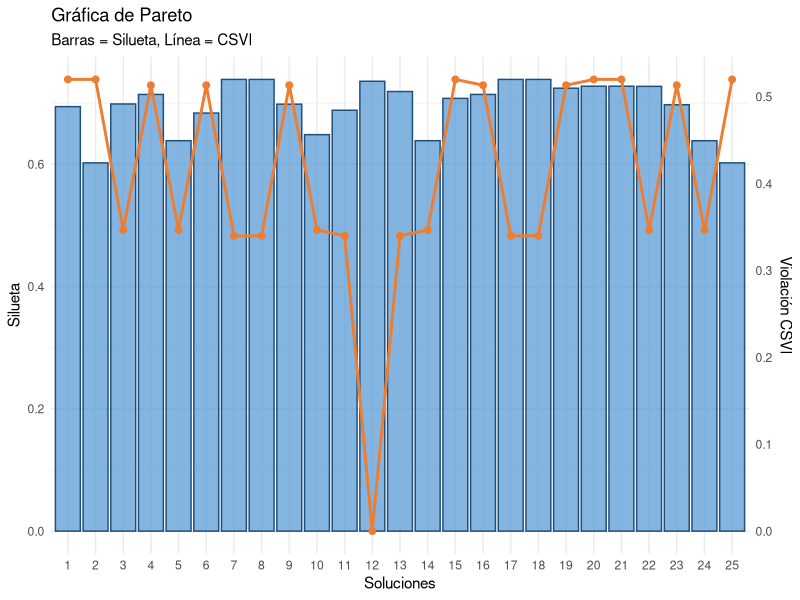

Write R code to recreate this figure.
###############################################
# LIBRERÍAS
###############################################

packages <- c("flexclust", "lpSolve", "mclust", "aricode", 
              "cluster", "proxy", "ggplot2", "readr", "dplyr")
installed <- rownames(installed.packages())
to_install <- setdiff(packages, installed)
if (length(to_install) > 0) install.packages(to_install)

library(lpSolve)
library(proxy)
library(cluster)
library(ggplot2)
library(dplyr)

###############################################
# UTILIDADES
###############################################

prepare_data <- function(dataset) {
  dataset <- as.data.frame(dataset)
  X <- dataset
  list(X = X)
}

set.seed(22)
###############################################
# MILP
###############################################

solve_milp_assignment <- function(data, centroids, size_constraints) {
  n <- nrow(data)
  k <- nrow(centroids)
  
  cost_matrix <- proxy::dist(data, centroids, method = "cosine")
  cost_vec <- as.vector(t(as.matrix(cost_matrix)))
  
  constr1 <- matrix(0, n, n*k)
  for (i in 1:n) {
    constr1[i, ((i - 1) * k + 1):(i * k)] <- 1
  }
  
  constr2 <- matrix(0, k, n*k)
  for (j in 1:k) {
    constr2[j, seq(j, n*k, by = k)] <- 1
  }
  
  f.con <- rbind(constr1, constr2)
  f.dir <- c(rep("=", n), rep("=", k))
  f.rhs <- c(rep(1, n), size_constraints)
  
  result <- lp("min", cost_vec, f.con, f.dir, f.rhs, all.bin = TRUE)
  
  if (result$status != 0) {
    stop("MILP no encontró solución factible para estas cardinalidades.")
  }
  
  x_opt <- matrix(result$solution, nrow = n, byrow = TRUE)
  p <- apply(x_opt, 1, which.max)
  
  list(p = p)
}

###############################################
# KM-MILP
###############################################

clustering_with_size_constraints <- function(data, size_constraints, max_iter = 100, tol = 1e-6) {
  data <- as.matrix(data)
  n <- nrow(data)
  d <- ncol(data)
  k <- length(size_constraints)
  
  idx <- sample(1:n, k)
  centroids <- data[idx, , drop = FALSE]
  
  for (iter in 1:max_iter) {
    milp_res <- solve_milp_assignment(data, centroids, size_constraints)
    p <- milp_res$p
    
    new_centroids <- matrix(0, nrow = k, ncol = d)
    for (j in 1:k) {
      pts <- data[p == j, , drop = FALSE]
      if (nrow(pts) > 0) new_centroids[j, ] <- colMeans(pts)
      else new_centroids[j, ] <- centroids[j, ]
    }
    
    if (max(abs(centroids - new_centroids)) < tol) break
    centroids <- new_centroids
  }
  
  list(p = p, centroids = centroids)
}

###############################################
# FUNCIONES DE CARDINALIDAD
###############################################

compute_cardinality_ranges <- function(target, delta) {
  k <- length(target)
  
  if (length(delta) == 1) delta <- rep(delta, k)
  if (length(delta) != k) stop("delta debe tener longitud 1 o k.")
  
  lower <- floor(target * (1 - delta))
  upper <- round(target * (1 + delta))
  lower[lower < 1] <- 1
  
  list(lower = lower, upper = upper)
}

generate_cardinalities <- function(lower, upper, total_n) {
  k <- length(lower)
  res <- list()
  current <- integer(k)
  
  rec <- function(pos, remaining) {
    if (pos == k) {
      if (remaining >= lower[k] && remaining <= upper[k]) {
        current[k] <<- remaining
        res[[length(res) + 1]] <<- current
      }
      return()
    }
    
    min_rest <- sum(lower[(pos + 1):k])
    max_rest <- sum(upper[(pos + 1):k])
    
    for (v in lower[pos]:upper[pos]) {
      rest <- remaining - v
      if (rest < min_rest || rest > max_rest) next
      current[pos] <<- v
      rec(pos + 1, rest)
    }
  }
  
  rec(1, total_n)
  res
}

###############################################
# EVALUACIÓN (SILUETA + CSVI)
###############################################

evaluate_cardinality_solution <- function(X, y, size_constraints, target_cardinality) {
  resultat <- clustering_with_size_constraints(X, size_constraints)
  labels <- resultat$p
  
  dist_mat <- proxy::dist(X, method = "cosine")
  sil <- silhouette(labels, dist_mat)
  sil_mean <- mean(sil[, 3])
  
  card_real <- as.numeric(table(factor(labels, levels = 1:length(size_constraints))))
  
  ilvc <- sum(abs(card_real - target_cardinality))
  clvc <- sum(card_real != target_cardinality)
  
  n_total <- sum(card_real)
  k_total <- length(card_real)
  
  alpha <- 0.5
  norm_ilvc <- ilvc / n_total
  norm_clvc <- clvc / k_total
  csvi <- alpha * norm_ilvc + (1 - alpha) * norm_clvc
  
  list(
    silhouette = sil_mean,
    ilvc = ilvc,
    clvc = clvc,
    csvi = csvi
  )
}

###############################################
# MULTIOBJETIVO: PARETO + MO-SCORE (A MAXIMIZAR)
###############################################

pareto_dominates <- function(a, b) {
  (a$silhouette >= b$silhouette && a$CSVI <= b$CSVI) &&
    (a$silhouette >  b$silhouette || a$CSVI   < b$CSVI)
}

find_pareto_front <- function(df) {
  n <- nrow(df)
  dominated <- rep(FALSE, n)
  
  for (i in 1:n) {
    for (j in 1:n) {
      if (i != j) {
        if (pareto_dominates(df[j,], df[i,])) {
          dominated[i] <- TRUE
          break
        }
      }
    }
  }
  
  df[!dominated, ]
}

multiobjective_score <- function(sil, csvi, 
                                 w_sil, 
                                 w_csvi,
                                 sil_range = c(-1, 1)) {
  sil_min <- sil_range[1]
  sil_max <- sil_range[2]
  sil_norm <- (sil - sil_min) / (sil_max - sil_min)
  sil_norm <- max(min(sil_norm, 1), 0)  
  
  # Normalizar CSVI
  csvi_norm <- max(min(csvi, 1), 0)
  
  score <- w_sil * sil_norm + w_csvi * (1 - csvi_norm)
  return(score)
}

###############################################
# EXPLORACIÓN COMPLETA DEL ESPACIO
###############################################

run_flexible_cardinality_search <- function(dataset, 
                                            target_cardinality, 
                                            delta, 
                                            dataset_name = "dataset",
                                            w_sil = 0.5,
                                            w_csvi = 0.5) {
  
  data_prep <- prepare_data(dataset)
  X <- data_prep$X
  
  n <- nrow(X)
  k <- length(target_cardinality)
  
  ranges <- compute_cardinality_ranges(target_cardinality, delta)
  lower <- ranges$lower
  upper <- ranges$upper
  
  card_list <- generate_cardinalities(lower, upper, n)
  cat("Número de configuraciones posibles:", length(card_list), "\n")
  
  results <- list()
  
  for (i in seq_along(card_list)) {
    if (i %% 10 == 0 || i == 1) cat("Evaluando config", i, "de", length(card_list), "\n")
    
    eval <- evaluate_cardinality_solution(X, NULL, card_list[[i]], target_cardinality)
    
    results[[i]] <- data.frame(
      dataset = dataset_name,
      config_id = i,
      silhouette = eval$silhouette,
      ILVC = eval$ilvc,
      CLVC = eval$clvc,
      CSVI = eval$csvi,
      cardinality = paste(card_list[[i]], collapse = "-")
    )
  }
  
  df <- bind_rows(results)
  
  # MO_Score a maximizar 
  df$MO_Score <- mapply(
    multiobjective_score,
    sil  = df$silhouette,
    csvi = df$CSVI,
    MoreArgs = list(
      w_sil = w_sil,
      w_csvi = w_csvi,
      sil_range = c(-1, 1) 
    )
  )
  
  df
}

###############################################
# GRÁFICA PARETO CON PARETO FRONT
###############################################

plot_pareto <- function(df) { 
  df$Solution_ID <- factor(1:nrow(df))
  
  max_sil <- max(df$silhouette)
  max_csvi <- max(df$CSVI)
  scale_factor <- max_sil / max_csvi
  
  ggplot(df, aes(x = Solution_ID)) +
    geom_col(
      aes(y = silhouette),
      fill = "#5B9BD5", color = "#1F4E79", alpha = 0.75
    ) +
    geom_line(
      aes(y = CSVI * scale_factor, group = 1),
      color = "#ED7D31", size = 1
    ) +
    geom_point(
      aes(y = CSVI * scale_factor),
      color = "#ED7D31", size = 2
    ) +
    scale_y_continuous(
      name = "Silueta",
      sec.axis = sec_axis(~ . / scale_factor, name = "Violación CSVI")
    ) +
    labs(
      title = "Gráfica de Pareto",
      x = "Soluciones",
      subtitle = "Barras = Silueta, Línea = CSVI"
    ) +
    theme_minimal()
}

###############################################
# EJEMPLO DE USO
###############################################


#wine <- read_csv("tesis/wine.data",
              #   col_names = FALSE)
data(iris)
iris <- iris[,-5]
target_cardinality <- c(50, 50, 50)
delta <- c(0.05, 0.05, 0.05) #tolerancia de la restrigción
w_sil <- 0.9 #peso del coeficiente de silueta
w_csvi <- 0.1 #peso de la violación de tamaño (CSVI)

res <- run_flexible_cardinality_search(iris, 
                                       target_cardinality, 
                                       delta, 
                                       dataset_name = "iris",
                                       w_sil, 
                                       w_csvi)

pareto_front <- find_pareto_front(res)
best_solution <- pareto_front[which.max(pareto_front$MO_Score), ]

cat("\n==============================\n")
cat(" FRENTE PARETO\n")
cat("==============================\n")
print(pareto_front)

cat("\n==============================\n")
cat(" MEJOR SOLUCIÓN MULTIOBJETIVO (MO_Score MÁXIMO)\n")
cat("==============================\n")
print(best_solution)

print(plot_pareto(res))
